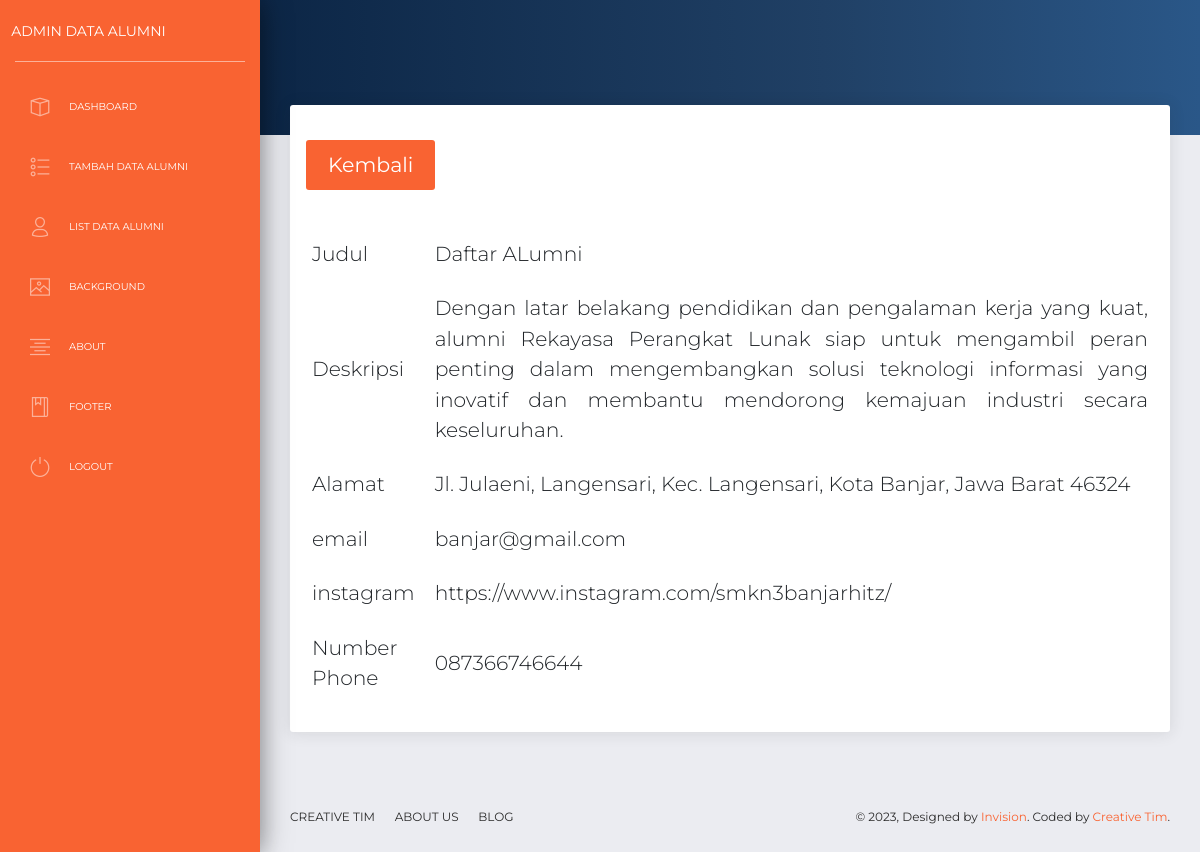
Page /backend/pages/detail-footer.php (signed in) on the committed database.
### tables this page shows
CREATE TABLE `footer` (
  `id` int(11) NOT NULL,
  `judul` varchar(255) NOT NULL,
  `alamat` varchar(255) NOT NULL,
  `deskripsi` varchar(255) NOT NULL,
  `email` varchar(255) NOT NULL,
  `no_hp` varchar(255) NOT NULL,
  `instagram` varchar(255) NOT NULL
);

### backend/pages/detail-footer.php (the view, shortened to what this page needs)
<?php
     include '../app/header.php';
     include '../app/sidebar.php';
     include '../app/navbar.php';
     require 'proses/koneksi.php';
?>
<div class="panel-header panel-header-sm">
</div>
<div class="content">
    <div class="row">
        <div class="col-md-12">
            <div class="card">
                <div class="card-header">
                    <h4 class="card-title"> <a href='view-about.php' class="btn btn-primary">Kembali</a></h4>
                </div>
                <div class="card-body">
                    <div class="table-responsive">
                        <table class="table">
                            <?php
                            $result = mysqli_query($koneksi, "SELECT * FROM footer ");
                            foreach ($result as $data):
                            ?>
                            <thead class="">
                                <tr>
                                    <th>Judul</th>
                                    <th class="text-justify" style="text-align:justify"><?=$data['judul'];?></th>
                                </tr>
                                <tr>
                                    <th>Deskripsi</th>
                                    <th class="text-justify"><?=$data['deskripsi'];?></th>
                                </tr>
                                <tr>
                                    <th>Alamat</th>
                                    <th class="text-justify"><?=$data['alamat'];?></th>
                                </tr>
                                <tr>
                                    <th>email</th>
                                    <th class="text-justify"><?=$data['email'];?></th>
                                </tr>
                                <tr>
                                    <th>instagram</th>
                                    <th class="text-justify"><?=$data['instagram'];?></th>
                                </tr>
                                <tr>
                                    <th>Number Phone</th>
                                    <th class="text-justify"><?=$data['no_hp'];?></th>
                                </tr>
                            </thead>
                            <?php endforeach; ?>
                        </table>
                    </div>
                </div>
            </div>
        </div>
    </div>
</div>
<?php include '../app/footer.php'; ?>

### rows in the picture
footer: judul "Daftar ALumni", deskripsi "Dengan latar belakang pendidikan dan pengalaman kerja yang kuat, alumni Rekayasa Perangkat Lunak siap untuk mengambil peran penting dalam mengembangkan solusi teknologi informasi yang inovatif dan membantu mendorong kemajuan industri secara keseluruhan.", alamat "Jl. Julaeni, Langensari, Kec. Langensari, Kota Banjar, Jawa Barat 46324", email "banjar@gmail.com", instagram "https://www.instagram.com/smkn3banjarhitz/", no_hp "087366746644"
